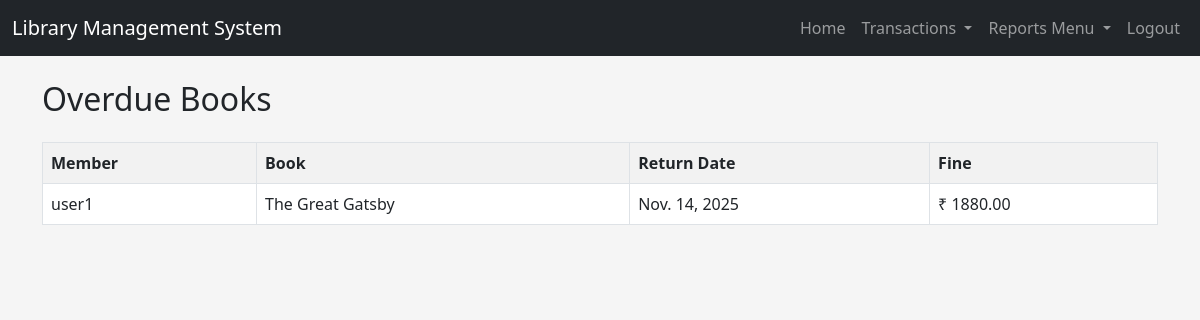
The page /overdue-books/ (signed in) on the database its author committed.
### library/models.py (models this page shows, shortened)
class IssueBook(models.Model):
    member = models.ForeignKey(Member, on_delete=models.CASCADE)
    book = models.ForeignKey(Book, on_delete=models.CASCADE)
    issue_date = models.DateField()
    return_date = models.DateField()
    returned = models.BooleanField(default=False)
    fine = models.DecimalField(max_digits=8,
                           decimal_places=2,
                           default=0)
    fine_paid = models.BooleanField(default=False)

class Member(models.Model):
    user = models.OneToOneField(User, on_delete=models.CASCADE)
    membership = models.ForeignKey(Membership, on_delete=models.SET_NULL, null=True)
    phone = models.CharField(max_length=15)

class Book(models.Model):
    title = models.CharField(max_length=200)
    author = models.CharField(max_length=100)
    category = models.CharField(max_length=100)
    quantity = models.IntegerField()
    available = models.IntegerField()

### library/views.py (the view)
@login_required
def overdue_books(request):
    issues = IssueBook.objects.filter(
        returned=False,
        fine__gt=0
    )
    return render(request,
                  'overdue_books.html',
                  {'issues': issues})

### library/templates/overdue_books.html
{% extends 'base.html' %}
{% block content %}
<h2 class="mb-4">
    Overdue Books
</h2>
<table class="table table-bordered table-striped">
    <tr>
        <th>Member</th>
        <th>Book</th>
        <th>Return Date</th>
        <th>Fine</th>
    </tr>
    {% for issue in issues %}
    <tr>
        <td>{{ issue.member.user.username }}</td>
        <td>{{ issue.book.title }}</td>
        <td>{{ issue.return_date }}</td>
        <td>₹ {{ issue.fine }}</td>
    </tr>
    {% endfor %}
</table>
{% endblock %}

### library/templates/base.html (style rules this page uses)
body { background-color:#f5f5f5; }

### rows shown on the page
IssueBook: member.user.username "user1", book "The Great Gatsby", return_date "Nov. 14, 2025", fine "1880.00"
